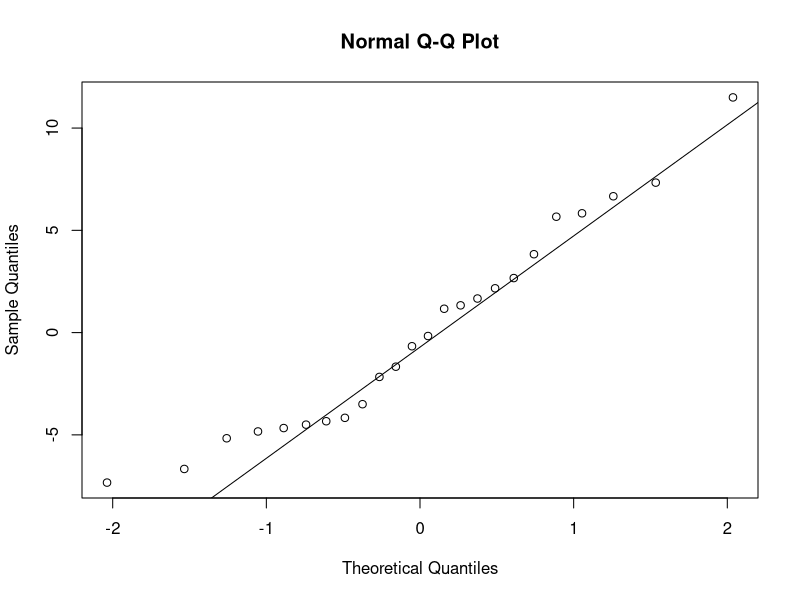
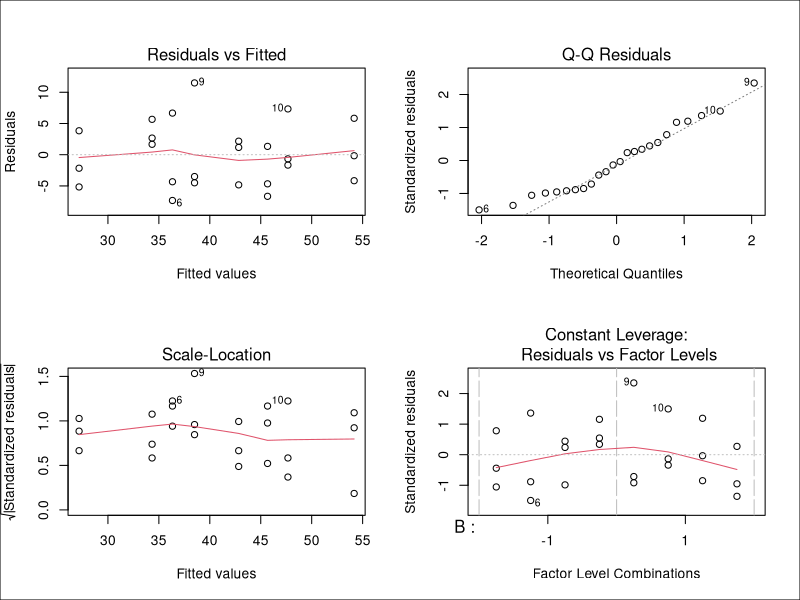
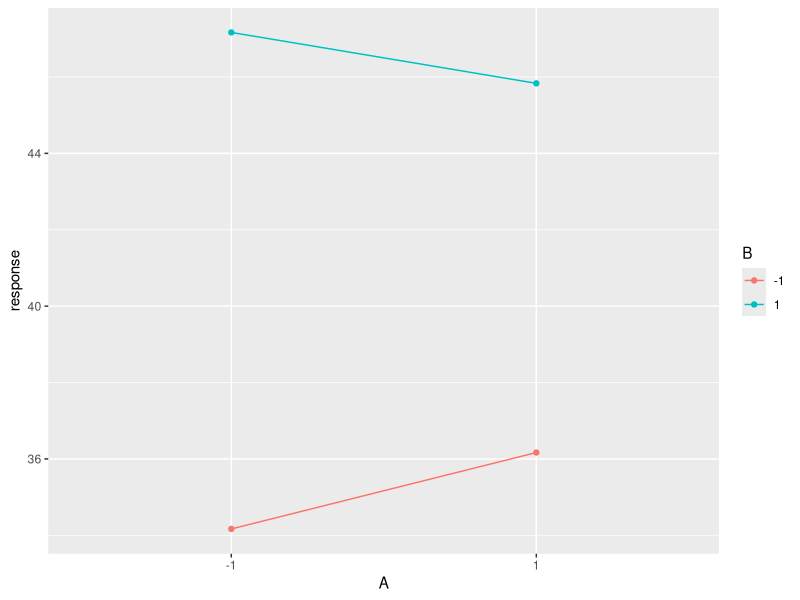
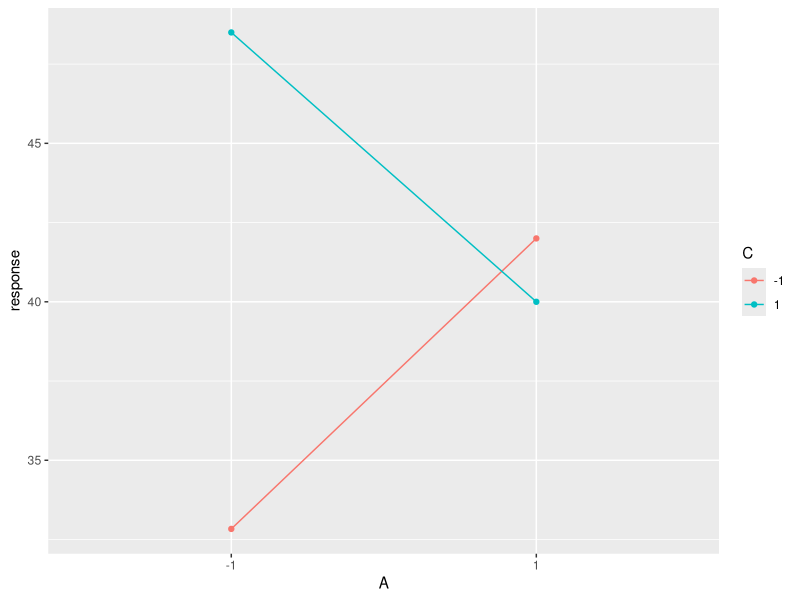
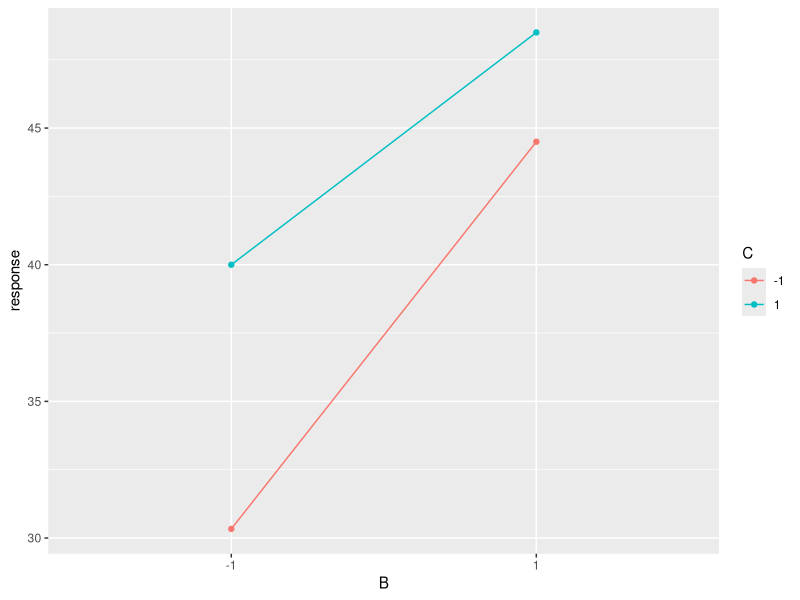
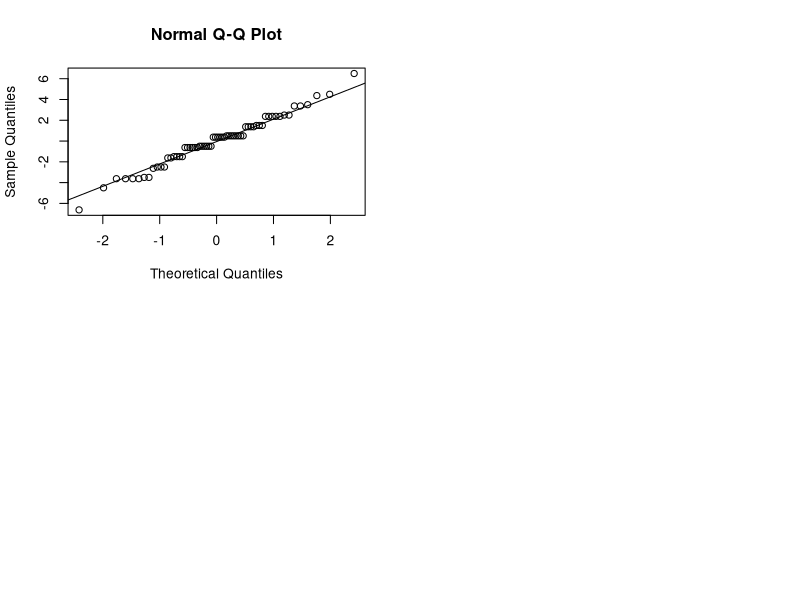
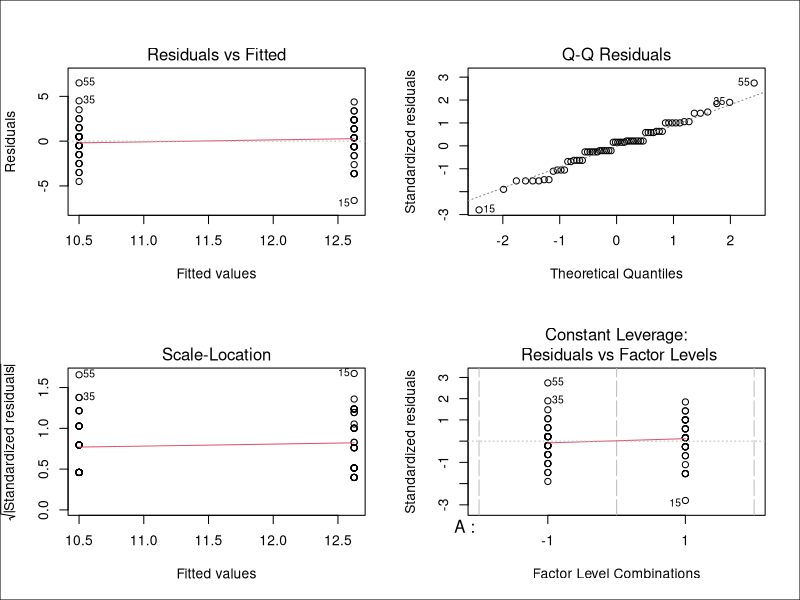
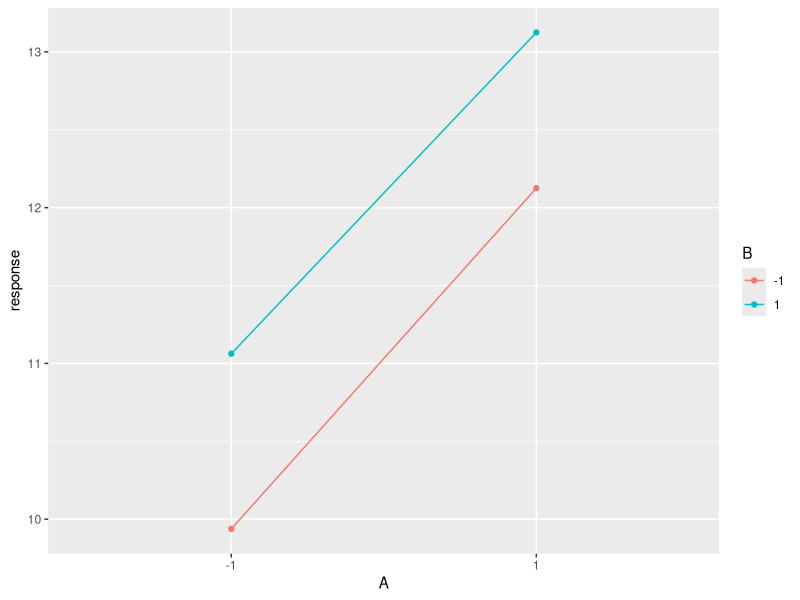

Write the R code that produced these figures, in order.
## ---- chunk 1

# the first question for lesson project :
response<-c(22,31,25,
            32,43,29,
            35,34,50,
            55,47,46,
            44,45,38,
            40,37,36,
            60,50,54,
            39,41,47)
A<-factor(c(rep(c(-1,1),each=3,4)))
B<-factor(c(rep(c(-1,1),each=6 ,2)))
C<-factor(c(rep(c(-1,1),each=12)))
data=data.frame(response,A,B,C)
data
fit1<-lm(response~A*B*C , data=data)

#anova table**********************************

anova(fit1)

#test significant model***********************


(Fisher=summary(fit1)$fstatistic[[1]])


(df1=summary(fit1)$fstatistic[[2]])


(df2=summary(fit1)$fstatistic[[3]])


alpha=0.05


(cp=qf(1-alpha,df1,df2))


if(Fisher>cp)print("model is significant") else print("model is  not significant")


#test significant model with p-value


(pvalue=1-pf(Fisher,df1,df2))


if(pvalue<alpha)print("model is significant") else print("model is  not significant")

#***********************************************************

(R2=summary(fit1)$r.squared)


(SSR=sum(anova(fit1)$S[1:7]))

(SSE=(anova(fit1)$S[8]))

(SST=SSR+SSE)

(SSR/SST)


(R2adj=summary(fit1)$adj.r.squared)


#mean data for each treatment*************************


aggregate(response ~ A + B +C ,FUN = mean, data = data)


#Simplify the model by excluding nonsignificant effects


fit2<-lm(response~B+C+(A:C),data=data)


anova(fit2)


#fitted.values=yhat**************************


(yhat=fit2$ fitted.values)


(yhat=predict(fit2))


#residuals=e*********************************

(residual=fit2$ residuals)

cbind(response - yhat,residual)

#normality of residuals**********************

#qunatile-quantile plot


qqnorm(residual)


qqline(residual)


#Residuals plots standard chart

par(mfrow=c(2,2))

plot(fit2)

box("outer")

#**********************
#cheking normality of residuals with shapiro test:

shapiro.test(residual)


str(shapiro.test(residual))


(pvlaue=shapiro.test(residual)$p.value)


if(pvalue<alpha)print("residuals have normal distribution") else print("residuals have normal distribution")


#effects interaction of AB*********************************


library(ggplot2)


intEf <- aggregate(response ~  A +B,FUN = mean, data = data)


effects_interaction <- ggplot(intEf, aes(x = A, y = response, color = B)) +
  
  geom_point() + geom_line(aes(group = B))


effects_interaction


#***effects interaction of AC******************************************************


intEf <- aggregate(response ~ A + C,FUN = mean, data = data)


effects_interaction <- ggplot(intEf, aes(x = A, y = response, color = C)) +
  
  geom_point() + geom_line(aes(group = C))


effects_interaction

#***effects interaction of BC******************************************************


intEf <- aggregate(response ~ B + C,FUN = mean, data = data)


effects_interaction <- ggplot(intEf, aes(x = B, y = response, color = C)) +
  
  geom_point() + geom_line(aes(group = C))


effects_interaction

## ---- chunk 2
#the second question for lesson project:
response <- c(11,9,10,10,11,10,8,9,
              15,10,16,14,12,9,6,15,
              9,12,11,11,11,11,11,12,
              16,17,15,12,13,13,11,11,
              10,11,15,8,6,8,9,14,
              12,13,14,13,9,13,14,9,
              10,12,13,10,7,7,17,13,
              15,12,15,13,12,12,9,14)
A = factor(rep(rep(c(-1,+1) , each = 8),4))
B = factor(rep(rep(c(-1,-1,+1,+1), each = 8) ,2))
C = factor(rep(c(-1,+1),each = 32))

data2 = data.frame(Response = response , A = A , B = B , C = C)

fit3 = lm(response ~ A*B*C ,data = data2)

#anova table**********************************

anova(fit3)

#test significant model***********************


(Fisher=summary(fit3)$fstatistic[[1]])


(df1=summary(fit3)$fstatistic[[2]])


(df2=summary(fit3)$fstatistic[[3]])


alpha=0.05


(cp=qf(1-alpha,df1,df2))


if(Fisher>cp)print("model is significant") else print("model is  not significant")


#test significant model with p-value


(pvalue=1-pf(Fisher,df1,df2))


if(pvalue<alpha)print("model is significant") else print("model is  not significant")

#***********************************************************

(R2=summary(fit3)$r.squared)


(SSR=sum(anova(fit3)$S[1:7]))

(SSE=(anova(fit3)$S[8]))

(SST=SSR+SSE)

(SSR/SST)


(R2adj=summary(fit3)$adj.r.squared)


#mean data for each treatment*************************


aggregate(response ~ A + B +C ,FUN = mean, data = data2)


#Simplify the model by excluding nonsignificant effects


fit4<-lm(response~A,data=data2)


anova(fit4)


#fitted.values=yhat**************************


(yhat=fit4$ fitted.values)


(yhat=predict(fit4))


#residuals=e*********************************

(residual=fit4$ residuals)

cbind(response - yhat,residual)

#normality of residuals**********************

#qunatile-quantile plot


qqnorm(residual)


qqline(residual)


#Residuals plots standard chart

par(mfrow=c(2,2))

plot(fit4)

box("outer")

#**********************
#cheking normality of residuals with shapiro test:

shapiro.test(residual)


str(shapiro.test(residual))


(pvlaue=shapiro.test(residual)$p.value)


if(pvalue<alpha)print("residuals have normal distribution") else print("residuals have normal distribution")


#effects interaction of AB*********************************


library(ggplot2)


intEf <- aggregate(response ~  A +B,FUN = mean, data = data2)


effects_interaction <- ggplot(intEf, aes(x = A, y = response, color = B)) +
  
  geom_point() + geom_line(aes(group = B))


effects_interaction


#***effects interaction of AC******************************************************


intEf <- aggregate(response ~ A + C,FUN = mean, data = data2)


effects_interaction <- ggplot(intEf, aes(x = A, y = response, color = C)) +
  
  geom_point() + geom_line(aes(group = C))


effects_interaction

#***effects interaction of BC******************************************************


intEf <- aggregate(response ~ B + C,FUN = mean, data = data2)


effects_interaction <- ggplot(intEf, aes(x = B, y = response, color = C)) +
  
  geom_point() + geom_line(aes(group = C))


effects_interaction


